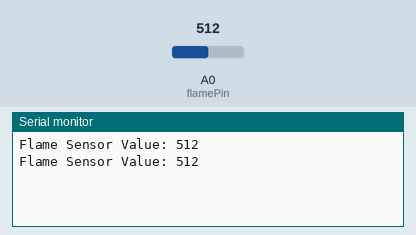
Simulated run of this sketch. Board: Arduino Uno, built with avr-gcc and run on an emulated ATmega328P. Shown: the last lines printed to the serial monitor. The inputs (shaded band) are chosen by the test bench; at power-on: A0 (flamePin) = 512.

Above: at 1.8 s.
1.9 s: A0 (flamePin) set to 716
At 2.8 s:
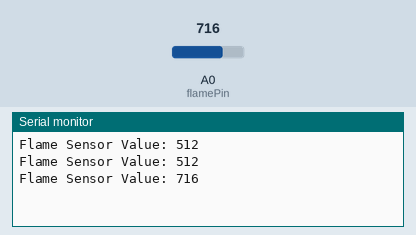
3.4 s: A0 (flamePin) set to 900
At 4.8 s:
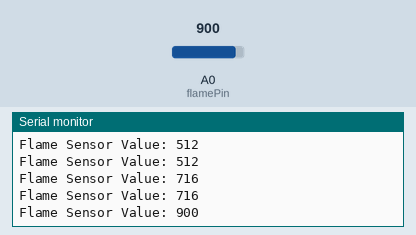
Timing chart, 0 to 6.4 s (numbered marks = the images above; inputs shaded):
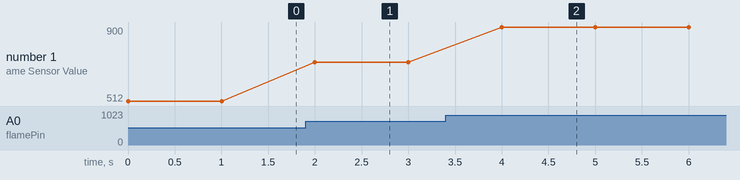

Measured:
- after the input at 1.9 s, the serial monitor: prints a new line after 0.10 s (image 1)
- after the input at 3.4 s, the serial monitor: prints a new line after 0.60 s (image 2)
- plotted number 1: 512 → 716 after the input at 1.9 s, 716 → 900 after the input at 3.4 s

The sketch:

KY-fire.ino
```cpp
const int flamePin = A0; // Analog pin connected to the flame sensor

void setup() {
  Serial.begin(9600); // Initialize serial communication at 9600 baud rate
}

void loop() {
  int sensorValue = analogRead(flamePin); // Read the analog value from the sensor
  Serial.print("Flame Sensor Value: ");
  Serial.println(sensorValue); // Print the sensor value

  // You can add logic here to take action based on the sensor value
  // For example, if sensorValue is above a certain threshold, you might trigger an alarm or take other actions

  delay(1000); // Delay for 1 second before taking the next reading
}
```
